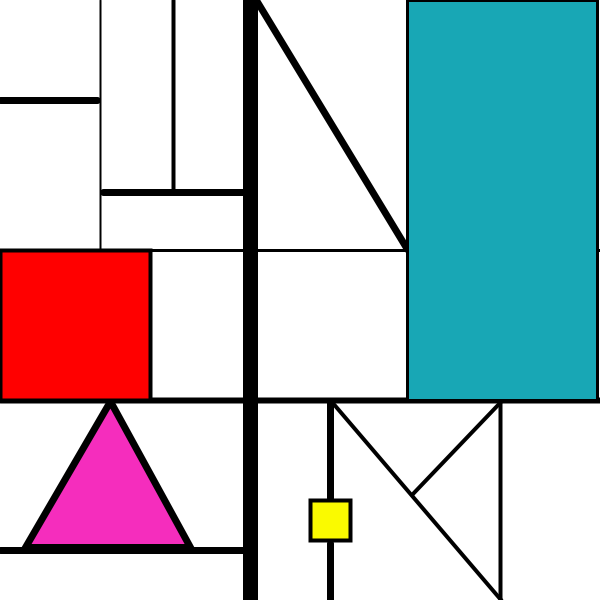
Frame 1 (no input)
Frame 60 (the mouse pressed at the canvas centre just before this capture): identical to frame 1, image omitted
Frame 120 (the mouse held since frame 60 and released just before this capture): identical to frame 1, image omitted

The Processing sketch that drew this single still picture (run headless with seeded random() and noise(); from frame 60 on, the mouse is pressed at the canvas centre):

// Processing sketch: processing_85759
// ── processing_85759.pde

void setup(){
size (600,600);
background(255,255,255);
strokeWeight(15);
line(250,0,250,600);

strokeWeight(3);
line(0,250,600,250);

strokeWeight(6);
line(0,400,600,400);

strokeWeight(4);
line(500,0,500,600);

strokeWeight(2);
line(100,0,100,250);

strokeWeight(7);
line(0,100,97,100);

line(0,550,250,550);

line(330,498,330,402);
line(330,543,330,600);

line(256,0,407,249);
//triangle
fill(245,45,189);
triangle(25,547,110,401,190,547);

line(103,192,243,192);
strokeWeight(4);
line(173,192,173,0);

line(331,401,501,600);
line(500,402,412,494);

//color for square on the left
fill(255,0,0);
rect(0,250,150,150);
//yellow square
fill(250,250,0);
rect(310,500,40,40);

//teal square
strokeWeight(3);
fill(24,167,181);
rect(407,0,190,400);
}
void draw(){
println("mouse x:");
println(mouseX);
println("mouse y:");
println(mouseY);

}
